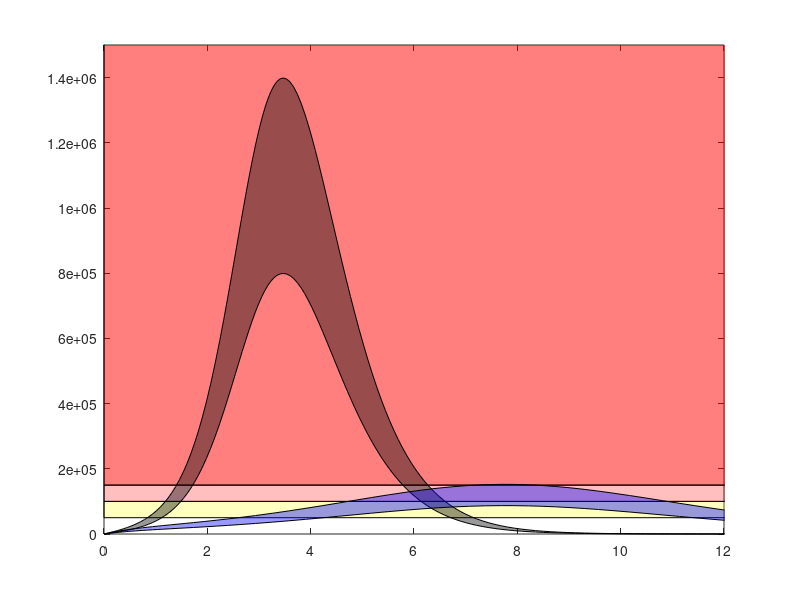

Here is the MATLAB script that generated this plot: (Note: this script raises an error after producing the figure.)
function main
close all;clc;clear all;

gammaI=1/2;gammaH=1/4;pHospitalization=0.12;betaParm=2*gammaI;duration=90;clinicalAttackRate=0.25;N=320e6;midPeriod=21;
computeNPI(pHospitalization,duration,clinicalAttackRate,gammaI,gammaH,N,0.72,midPeriod)

%% CDC
'CDC'
gammaI=1/2;gammaH=1/4;pHospitalization=0.12;betaParm=2*gammaI;duration=42;clinicalAttackRate=0.25;N=320e6;midPeriod=21;
[Hdynamic,Hflat]=computePeak(pHospitalization,duration,clinicalAttackRate,gammaI,gammaH,N,midPeriod)

gammaIVec=1./linspace(1.5,10,50);
for ix=1:numel(gammaIVec)
    [Hdynamic(ix),Hflat(ix)]=computePeak(pHospitalization,duration,clinicalAttackRate,gammaIVec(ix),gammaH,N,midPeriod);
end

subplot(2,2,1)
plot(1./gammaIVec,Hdynamic,1./gammaIVec,Hflat,'--',LineWidth=1);xlim([1 10.5]);xlabel('Average infectious period (days)')
ylabel('peak capacity demand')
legend('H^{dynamic}','H^{flat}','Location','best')
printGraph('./graphs/sensitivityGammaI')
%% UK
'UK'
pHospitalization=0.04;duration=15*7;clinicalAttackRate=0.5;N=70e6;midPeriod=52;gammaI=1/5;
[Hdynamic,Hflat]=computePeak(pHospitalization,duration,clinicalAttackRate,gammaI,gammaH,N,midPeriod)
% 160,000 hospital beds in normal operation, about 13,000 vacant

%% Japan
'Japan'
pHospitalization=0.078;duration=8*7;clinicalAttackRate=0.25;N=124e6;midPeriod=28;
[Hdynamic,Hflat]=computePeak(pHospitalization,duration,clinicalAttackRate,gammaI,gammaH,N,midPeriod)
% 920,000 beds, about 184,000 vacant
end

function [Hdynamic,Hflat]=computePeak(pHospitalization,duration,clinicalAttackRate,gammaI,gammaH,N,midPeriod)
betaParm=2*gammaI;
err=findR0(betaParm,gammaI,gammaH,pHospitalization,midPeriod);

beta=fzero(@(betaParm)findR0(betaParm,gammaI,gammaH,pHospitalization,midPeriod),betaParm);

I0=1e-3;y0=[1-I0;I0;0;0;0];
[t,y]=ode45(@(t,y)SIHR(t,y,beta,gammaI,gammaH,pHospitalization),[0 duration],y0,odeset('RelTol',1e-10));
Z=y(end,5);
[t,y]=ode45(@(t,y)SIHR(t,y,beta,gammaI,gammaH,pHospitalization*clinicalAttackRate/Z),[0 duration],y0,odeset('RelTol',1e-10));

R0=beta/gammaI;

H=y(:,3);

format bank
Hdynamic=max(H)*N;
Hflat=clinicalAttackRate*N*pHospitalization/gammaH/duration;
end

function err=findR0(betaParm,gammaI,gammaH,pHospitalization,midPeriod)

I0=1e-3;
y0=[1-I0;I0;0;0;0];
[t,y]=ode45(@(t,y)SIHR(t,y,betaParm,gammaI,gammaH,pHospitalization),[0 3000],y0,odeset('RelTol',1e-10,'Events', @(t,y) peakEventsFcn(t,y,betaParm,gammaI,gammaH,pHospitalization)));

err=t(end)-midPeriod;
end

function [position,isterminal,direction] = peakEventsFcn(t,y,beta,gammaI,gammaH,pHospitalization)

  dydt = SIHR(t,y,beta,gammaI,gammaH,pHospitalization);

  position = dydt(2); % The value that we want to be zero
  isterminal = 1;  % Halt integration 
  direction = 0;   % The zero can be approached from either direction
end

function dy=SIHR(t,y,beta,gammaI,gammaH,pHospitalization)

S=y(1);I=y(2);H=y(3);R=y(4);ZI=y(5);

dy=[-beta*I*S;
    beta*I*S-gammaI*I;
    pHospitalization*gammaI*I-gammaH*H;
    (1-pHospitalization)*gammaI*I+gammaH*H;
    gammaI*I
    ];
end


function computeNPI(pHospitalization,duration,clinicalAttackRate,gammaI,gammaH,N,R0ratio,midPeriod)
betaParm=2*gammaI;
err=findR0(betaParm,gammaI,gammaH,pHospitalization,midPeriod);

beta=fzero(@(betaParm)findR0(betaParm,gammaI,gammaH,pHospitalization,midPeriod),betaParm);

I0=1e-3;y0=[1-I0;I0;0;0;0];
[t,y]=ode45(@(t,y)SIHR(t,y,beta,gammaI,gammaH,pHospitalization),[0 duration],y0,odeset('RelTol',1e-10));
Z=y(end,5);
[t,y]=ode45(@(t,y)SIHR(t,y,beta,gammaI,gammaH,pHospitalization*clinicalAttackRate/Z),[0 duration],y0,odeset('RelTol',1e-10));
t=t/7;Z=y(end,5)
R0=beta/gammaI;

R0*[1 R0ratio]
H=y(:,3);

p6=fill([0 245 245 0 0],5e4+5e4*[0 0 1 1 0],'y','facealpha',0.25);hold on;
p7=fill([0 245 245 0 0],1e5+5e4*[0 0 1 1 0],'r','facealpha',0.25);hold on;
p8=fill([0 245 245 0 0],1e5+5e4+5e6*[0 0 1 1 0],'r','facealpha',0.5);hold on;

p3d = fill([t(:,1);flipud(t(:,1))], N*[H*0.7; flipud(H)*0.4],'k','FaceAlpha',0.4);

% plot(t,N*H,'b','LineWidth',1)


hold on;

[t,y]=ode45(@(t,y)SIHR(t,y,R0ratio*beta,gammaI,gammaH,pHospitalization*clinicalAttackRate/Z),[0 duration],y0,odeset('RelTol',1e-10));
H=y(:,3);t=t/7;
p3dR0 = fill([t(:,1);flipud(t(:,1))], N*[H*0.7; flipud(H)*0.4],'b','FaceAlpha',0.4);

axis([0 12 0 1.5e6])

ytickformat('%.0f'); % Reset first
yticks_vals = get(gca, 'YTick');
labels = arrayfun(@(v) sprintf('%.1fM', v/1000000), yticks_vals, 'UniformOutput', false);
% Fix the lower ones to k if you prefer, but uniform M is cleaner for high scale
set(gca, 'YTickLabel', labels);
set(gca, 'FontSize', 11);
xlabel('Weeks into wave', 'FontSize', 12);
ylabel('Daily Hospitalizations', 'FontSize', 12);

   legend([p3d,p3dR0,p6, p7, p8], ...
        {'Hospitalization', 'With NPIs', 'Severe Strain Zone', 'Crisis Zone', 'Severe Overcapacity'}, ...
        'Location', 'northeast');

   title('Impact of NPIs on Hospital Demand')

   y(end,5)*clinicalAttackRate/Z
end
